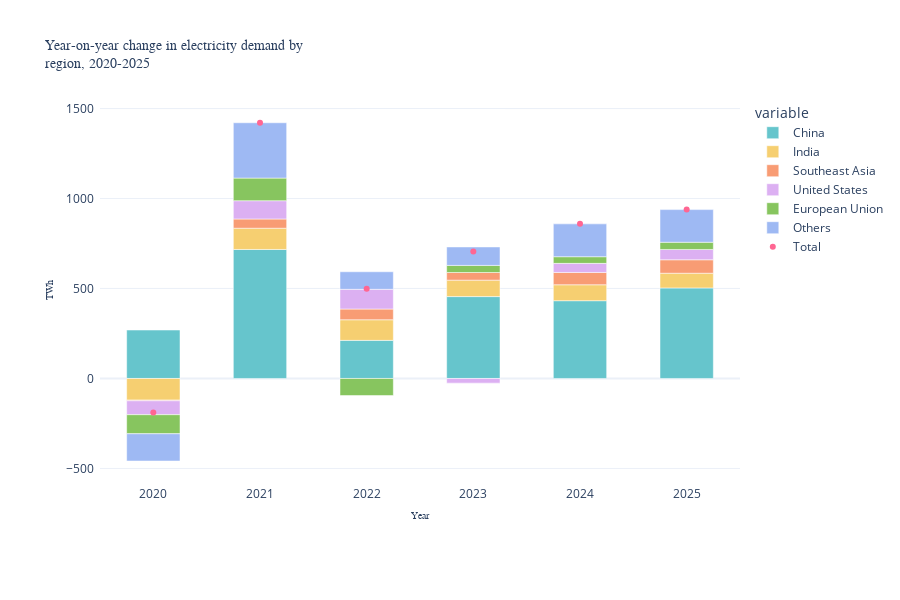

The notebook cell this image was saved under:
### Markdown cell above
7. Use the method `updat_layout` to customise the format of the title to match the axes' labels

### Code cell
fig = px.bar(dta, x=dta.index, y=[ 'China', 'India', 'Southeast Asia', 'United States', 'European Union', 'Others'],
            hover_name=dta.index, 
            color_discrete_sequence= px.colors.qualitative.Pastel,
            height=600, width=900,
            title='Year-on-year change in electricity demand by <br>region, 2020-2025')

fig.add_scatter(x=dta.index, y=dta.Total, mode="markers", name="Total")

fig.update_layout(bargap=0.5)  # gap between bars of adjacent location coordinates.

fig.update_traces(hovertemplate ='<br>%{x} <br>'+ '<b>%{y:.2f} Twh </b>')

fig.update_layout(template="plotly_white")

# Axis title and format
fig.update_yaxes(title_text="TWh", title_font_size=10, title_font_family='PT Serif Caption')
fig.update_xaxes(title_text="Year", title_font_size=10, title_font_family='PT Serif Caption')


# Figure title format
fig.update_layout(margin=dict(l=100, r=100, t=100, b=120, pad=5),
                  title_font_size=14,
                  title_font_family='PT Serif Caption')

fig.show()

### Figure 1 — Plotly figure (JSON) as saved in the notebook; plotly's stock layout.template omitted (floating-point values rounded to 4 significant figures)
{"data": [{"alignmentgroup": "True", "hovertemplate": "<br>%{x} <br><b>%{y:.2f} Twh </b>", "hovertext": [2020, 2021, 2022, 2023, 2024, 2025], "legendgroup": "China", "marker": {"color": "rgb(102, 197, 204)", "pattern": {"shape": ""}}, "name": "China", "offsetgroup": "China", "orientation": "v", "showlegend": true, "textposition": "auto", "type": "bar", "x": [2020, 2021, 2022, 2023, 2024, 2025], "xaxis": "x", "y": [269.1, 716.9, 211.8, 455, 432.2, 503.1], "yaxis": "y"}, {"alignmentgroup": "True", "hovertemplate": "<br>%{x} <br><b>%{y:.2f} Twh </b>", "hovertext": [2020, 2021, 2022, 2023, 2024, 2025], "legendgroup": "India", "marker": {"color": "rgb(246, 207, 113)", "pattern": {"shape": ""}}, "name": "India", "offsetgroup": "India", "orientation": "v", "showlegend": true, "textposition": "auto", "type": "bar", "x": [2020, 2021, 2022, 2023, 2024, 2025], "xaxis": "x", "y": [-120.6, 118.1, 114.5, 91.4, 88.6, 81.7], "yaxis": "y"}, {"alignmentgroup": "True", "hovertemplate": "<br>%{x} <br><b>%{y:.2f} Twh </b>", "hovertext": [2020, 2021, 2022, 2023, 2024, 2025], "legendgroup": "Southeast Asia", "marker": {"color": "rgb(248, 156, 116)", "pattern": {"shape": ""}}, "name": "Southeast Asia", "offsetgroup": "Southeast Asia", "orientation": "v", "showlegend": true, "textposition": "auto", "type": "bar", "x": [2020, 2021, 2022, 2023, 2024, 2025], "xaxis": "x", "y": [-3.5, 51.3, 59.6, 42.4, 68.3, 74.8], "yaxis": "y"}, {"alignmentgroup": "True", "hovertemplate": "<br>%{x} <br><b>%{y:.2f} Twh </b>", "hovertext": [2020, 2021, 2022, 2023, 2024, 2025], "legendgroup": "United States", "marker": {"color": "rgb(220, 176, 242)", "pattern": {"shape": ""}}, "name": "United States", "offsetgroup": "United States", "orientation": "v", "showlegend": true, "textposition": "auto", "type": "bar", "x": [2020, 2021, 2022, 2023, 2024, 2025], "xaxis": "x", "y": [-77.3, 101.6, 109.5, -25.9, 50.5, 57.3], "yaxis": "y"}, {"alignmentgroup": "True", "hovertemplate": "<br>%{x} <br><b>%{y:.2f} Twh </b>", "hovertext": [2020, 2021, 2022, 2023, 2024, 2025], "legendgroup": "European Union", "marker": {"color": "rgb(135, 197, 95)", "pattern": {"shape": ""}}, "name": "European Union", "offsetgroup": "European Union", "orientation": "v", "showlegend": true, "textposition": "auto", "type": "bar", "x": [2020, 2021, 2022, 2023, 2024, 2025], "xaxis": "x", "y": [-105.8, 125.6, -94.9, 39.5, 37, 40], "yaxis": "y"}, {"alignmentgroup": "True", "hovertemplate": "<br>%{x} <br><b>%{y:.2f} Twh </b>", "hovertext": [2020, 2021, 2022, 2023, 2024, 2025], "legendgroup": "Others", "marker": {"color": "rgb(158, 185, 243)", "pattern": {"shape": ""}}, "name": "Others", "offsetgroup": "Others", "orientation": "v", "showlegend": true, "textposition": "auto", "type": "bar", "x": [2020, 2021, 2022, 2023, 2024, 2025], "xaxis": "x", "y": [-151.4, 307.5, 97.6, 102.6, 182.5, 181.5], "yaxis": "y"}, {"hovertemplate": "<br>%{x} <br><b>%{y:.2f} Twh </b>", "mode": "markers", "name": "Total", "type": "scatter", "x": [2020, 2021, 2022, 2023, 2024, 2025], "y": [-189.5, 1421, 498.1, 705, 859.1, 938.4]}], "layout": {"bargap": 0.5, "barmode": "relative", "height": 600, "legend": {"title": {"text": "variable"}, "tracegroupgap": 0}, "margin": {"b": 120, "l": 100, "pad": 5, "r": 100, "t": 100}, "title": {"font": {"family": "PT Serif Caption", "size": 14}, "text": "Year-on-year change in electricity demand by <br>region, 2020-2025"}, "width": 900, "xaxis": {"anchor": "y", "domain": [0, 1], "title": {"font": {"family": "PT Serif Caption", "size": 10}, "text": "Year"}}, "yaxis": {"anchor": "x", "domain": [0, 1], "title": {"font": {"family": "PT Serif Caption", "size": 10}, "text": "TWh"}}}}
